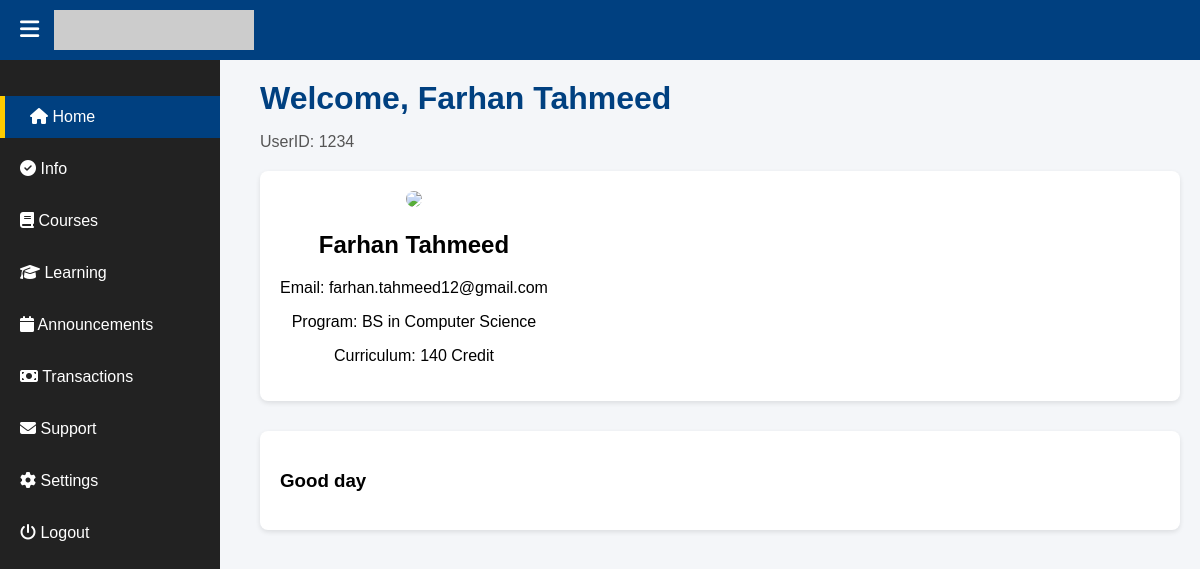
The page /Dash.php (signed in) on the database its author committed.
### tables this page shows
CREATE TABLE `studentinfo` (
  `UserID` varchar(12) DEFAULT NULL,
  `StudentID` varchar(10) NOT NULL,
  `FirstName` varchar(50) NOT NULL,
  `LastName` varchar(50) NOT NULL,
  `Gender` varchar(7) NOT NULL,
  `DateOfBirth` date NOT NULL,
  `CitizenID` varchar(20) DEFAULT NULL,
  `Passport` varchar(20) DEFAULT NULL,
  `Nationality` varchar(15) NOT NULL,
  `Blood` varchar(5) NOT NULL,
  `Addresss` varchar(150) NOT NULL,
  `EmergencyContact` varchar(12) NOT NULL,
  `Program` varchar(40) NOT NULL,
  `MotherName` varchar(100) DEFAULT NULL,
  `FatherName` varchar(100) DEFAULT NULL,
  `ParentNationality` varchar(100) DEFAULT NULL,
  `MotherOccupation` varchar(50) DEFAULT NULL,
  `FatherOccupation` varchar(50) DEFAULT NULL
);

CREATE TABLE `users` (
  `UserID` varchar(12) NOT NULL,
  `Phone` varchar(12) DEFAULT NULL,
  `Email` varchar(50) DEFAULT NULL,
  `Password` varchar(50) DEFAULT NULL,
  `UserFlag` int(1) DEFAULT NULL,
  `2fa` int(1) DEFAULT NULL
);

### Dash.php (the view, shortened to what this page needs)
<?php
$db = new Database();
$conn = $db->getConnection();
$userID = $_SESSION['UserID'];
$sql = "SELECT s.FirstName, s.LastName, u.Email
        FROM users u
        JOIN studentinfo s ON s.UserID = u.UserID
        WHERE u.UserID = ?";
$stmt = $conn->prepare($sql);
$stmt->bind_param("i", $userID);
$stmt->execute();
$result = $stmt->get_result();
$row = $result->fetch_assoc();
$fullname = ($row && ($row['FirstName'] || $row['LastName']))
    ? htmlspecialchars(trim($row['FirstName'] . ' ' . $row['LastName']))
    : 'User';
$userEmail = $row['Email'] ?? 'N/A';
?>
<!DOCTYPE html>
<html lang="en">
<head>
    <link rel="stylesheet" href="https://cdnjs.cloudflare.com/ajax/libs/font-awesome/6.4.0/css/all.min.css">
    <link rel="stylesheet" href="dash.css">
</head>
<body>
    <div class="navbar">
        <div class="navbar-left">
            <span class="menu-btn" onclick="toggleSidebar()"><i class="fa fa-bars"></i></span>
            <img src="https://dummyimage.com/200x40/004080/ffffff&text=Eduor+System" alt="Eduor Logo" class="logo">
        </div>
    </div>
    <div class="sidebar" id="sidebar">
        <ul>
            <li class="active"><a href="#"><i class="fa fa-home"></i> Home</a></li>
            <li class="menu-item has-submenu">
                <a href="#"><i class="fa fa-check-circle"></i> Info</a>
            </li>
            <li class="menu-item has-submenu">
                <a href="#"><i class="fa fa-book"></i> Courses</a>
            </li>
            <li class="menu-item has-submenu">
                <a href="#"><i class="fa fa-graduation-cap"></i> Learning</a>
            </li>
            <li class="menu-item has-submenu">
                <a href="#"><i class="fa fa-calendar"></i> Announcements</a>
            </li>
            <li class="menu-item has-submenu">
                <a href="#"><i class="fa fa-money-bill"></i> Transactions</a>
            </li>
            <li class="menu-item has-submenu">
                <a href="#"><i class="fa fa-envelope"></i> Support</a>
            </li>
            <li><a href="settings.php"><i class="fa fa-cog"></i> Settings</a></li>
            <li><a href="logout.php"><i class="fa fa-power-off"></i> Logout</a></li>
        </ul>
    </div>
    <div class="main-content" id="main-content">
        <div class="page-header">
            <h1>Welcome, <?= $fullname; ?></h1>
            <p>UserID: <?= $_SESSION['UserID'] ?? "N/A"; ?></p>
        </div>
        <div class="profile-section">
            <div class="profile-left">
                <img src="https://rds3.northsouth.edu/assets/images/avatars/profile-pic.jpg" class="profile-pic">
                <h2><?= $fullname; ?></h2>
                <p>Email: <?= $userEmail; ?></p>
                <p>Program: BS in Computer Science</p>
                <p>Curriculum: 140 Credit</p>
            </div>
        </div>
        <div class="activity-status">
            <h3>Good day</h3>
        </div>
    </div>
</body>
</html>

### dash.css (style rules this page uses)
body { margin: 0; font-family: Arial, sans-serif; background: #f4f6f9; }
.navbar { display: flex; justify-content: space-between; align-items: center; background: #004080; color: white; padding: 10px 20px; position: fixed; top: 0; width: 100%; z-index: 100; }
.navbar .logo { height: 40px; }
.navbar-left { display: flex; align-items: center; }
.menu-btn { font-size: 22px; margin-right: 15px; cursor: pointer; }
.sidebar { width: 220px; background: #222; height: 100vh; position: fixed; top: 60px; left: 0; padding-top: 20px; transition: all 0.3s ease; overflow-y: auto; }
.sidebar ul { list-style: none; padding: 0; }
.sidebar ul li { margin: 10px 0; position: relative; }
.sidebar ul li a { color: white; padding: 12px 20px; display: block; text-decoration: none; transition: padding-left 0.3s ease; }
.sidebar ul li a:hover, .sidebar ul li.active a { background: #004080; border-left: 5px solid #ffcc00; padding-left: 25px; }
.main-content { margin-left: 240px; padding: 80px 20px 20px; transition: margin-left 0.3s ease; }
.page-header h1 { margin: 0; color: #004080; }
.page-header p { color: #555; }
.profile-section { display: flex; gap: 40px; margin-top: 20px; background: #fff; padding: 20px; border-radius: 8px; box-shadow: 0px 2px 5px rgba(0, 0, 0, 0.1); }
.profile-left { text-align: center; }
.profile-left .profile-pic { width: 100px; border-radius: 50%; }
.activity-status { margin-top: 30px; background: #fff; padding: 20px; border-radius: 8px; box-shadow: 0px 2px 5px rgba(0, 0, 0, 0.1); }

### rows shown on the page
studentinfo: fullname "Farhan Tahmeed", UserID.Email "farhan.tahmeed12@gmail.com"

### other values the page prints
$_SESSION['UserID'] "1234"
